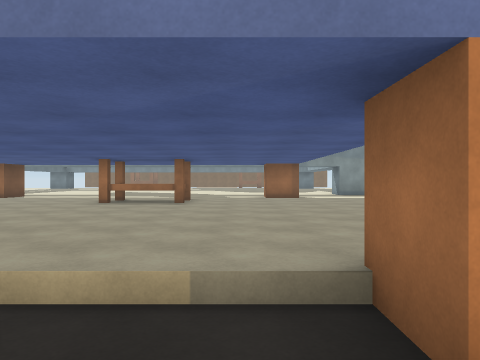
view 1 (above)

24 first-person views from a walk through a scene from a Unity 3-D project. The camera is 1.5 m above the floor, looks level and sees 70° across. The floor is counted in squares, 2 m on a side. Each view is taken from the middle of a square. On the plan, view 1 faces up. The plan holds only what a view shows up to about 11 squares ahead; the rest is blank. The place goes on beyond the plan. The player character is not drawn.

view 2
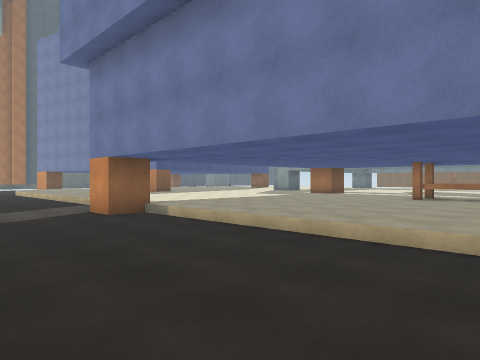

view 3
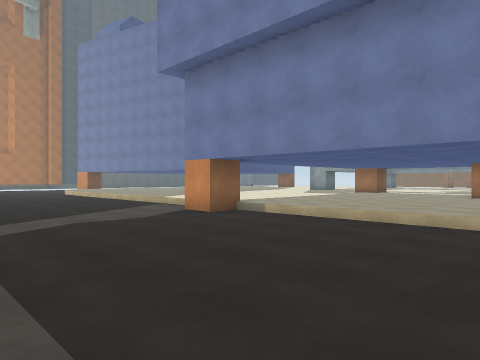

view 4
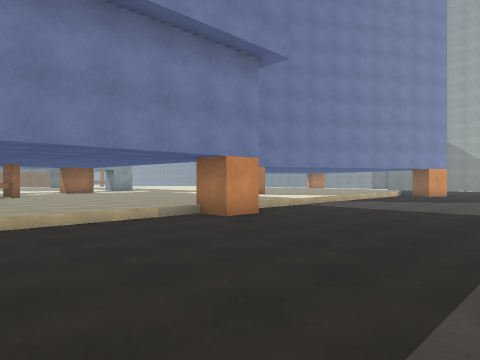

view 5
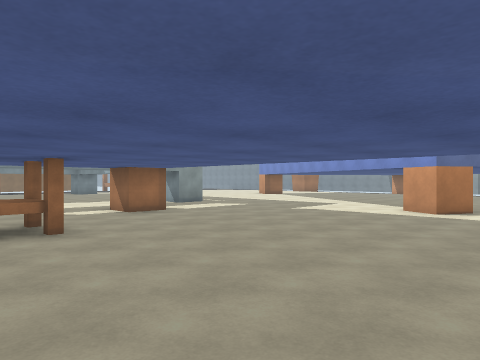

view 6
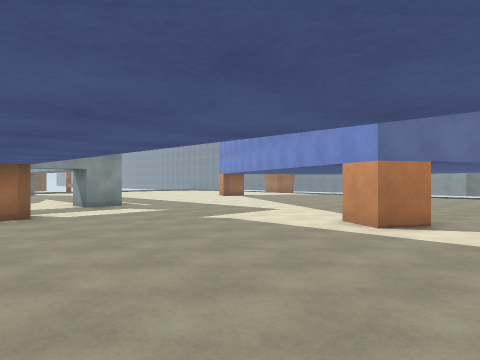

view 7
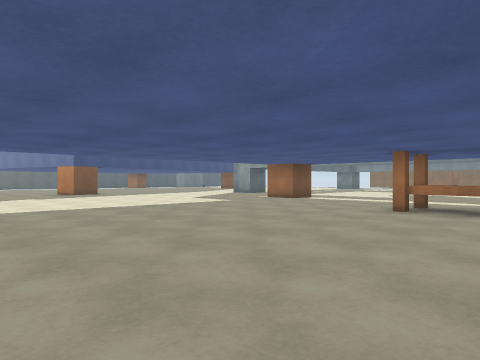

view 8
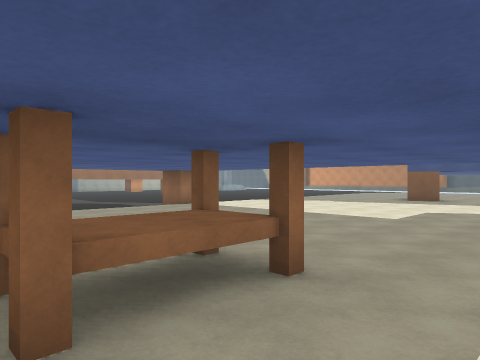

view 9
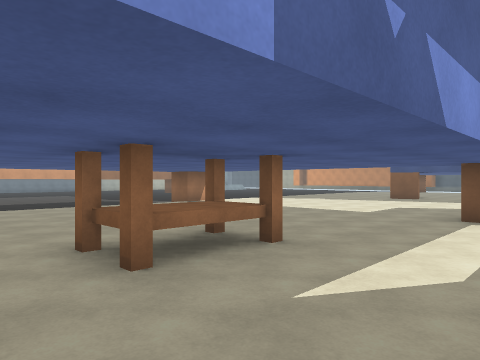

view 10
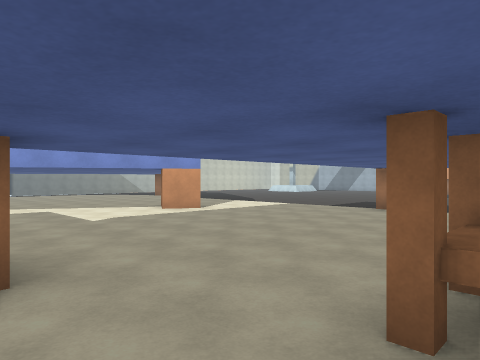

view 11
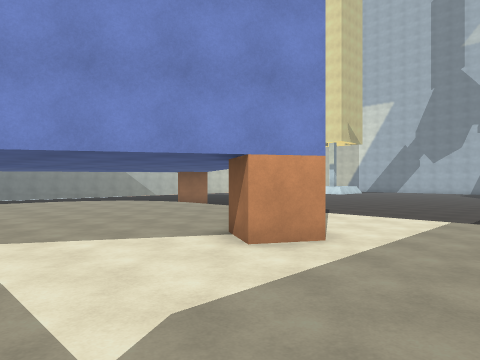

view 12
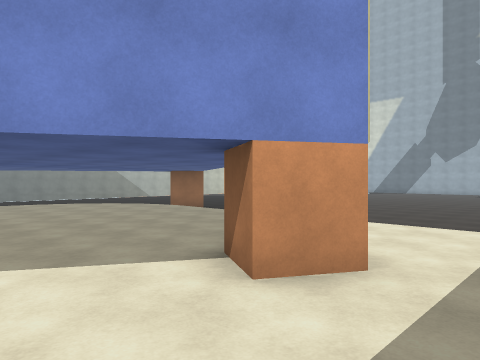

view 13
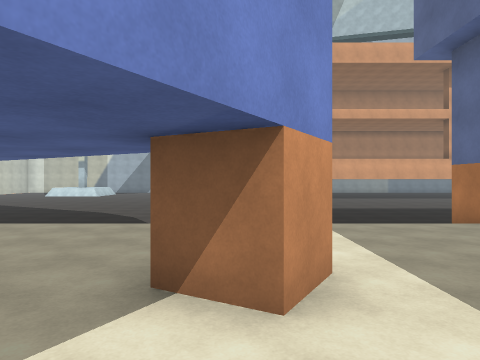

view 14
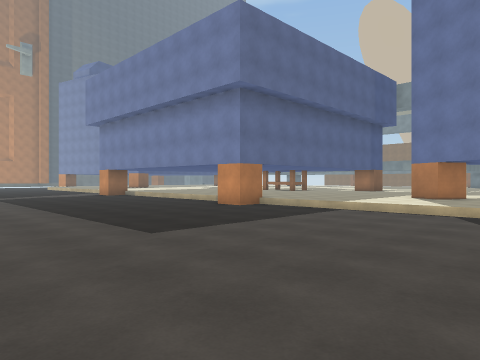

view 15
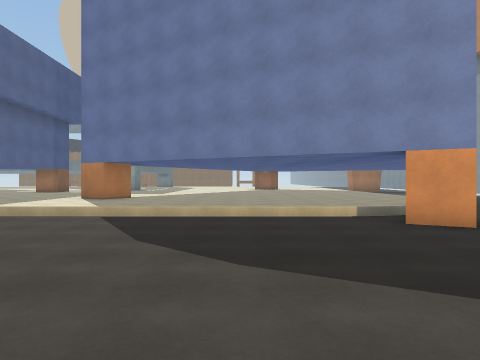

view 16
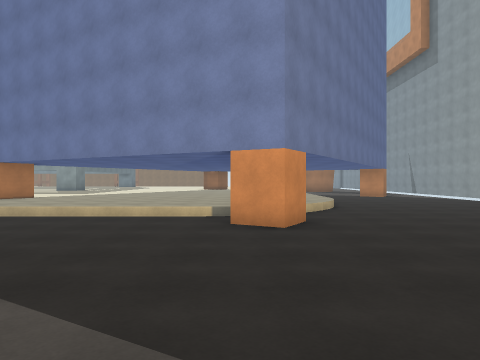

view 17
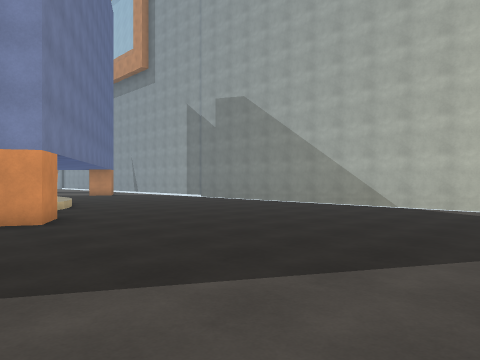

view 18
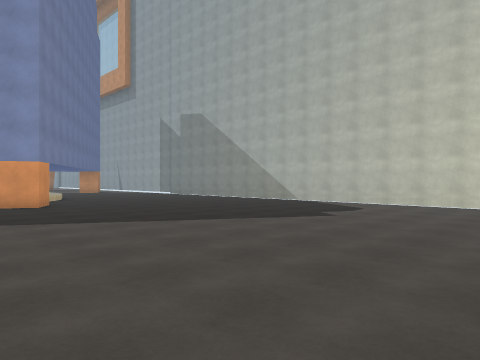

view 19
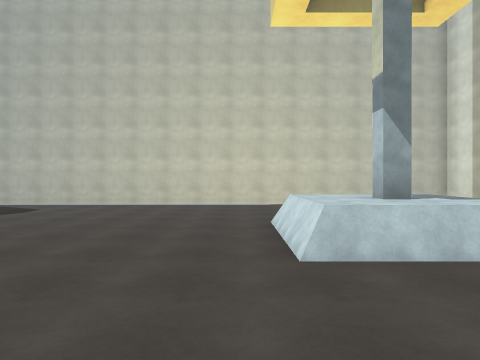

view 20
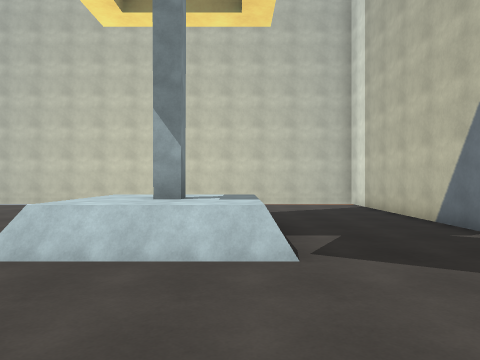

view 21
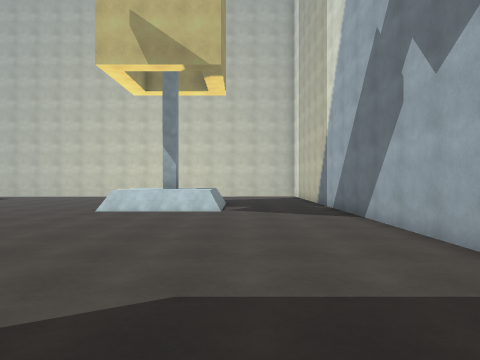

view 22
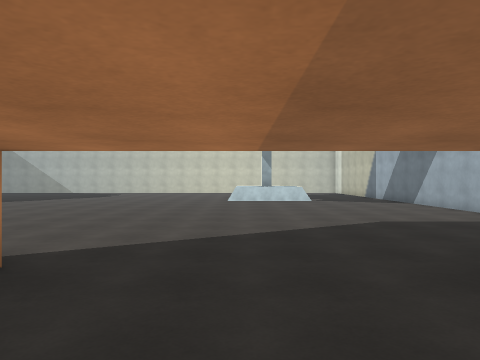

view 23
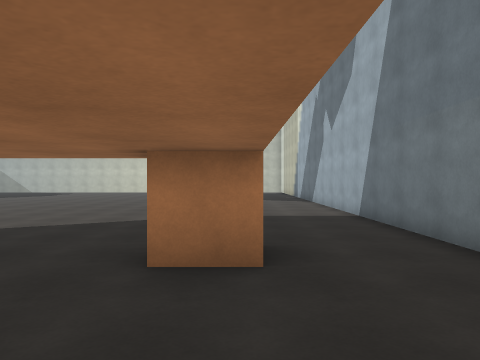

view 24
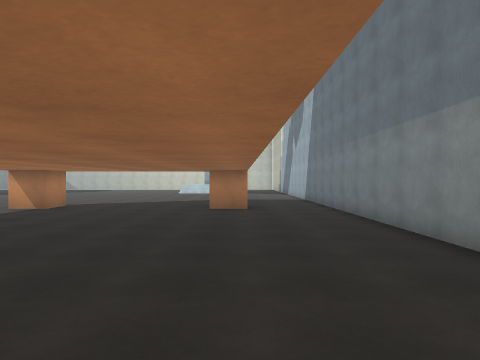

### Floor plan
Key: @ floor where view 1 was taken; # wall or solid block; . main floor; : floor 0.5 m higher than the main floor; / step, stairs or slope; ^ raised ledge; B bookshelf.
Columns run from 13 left of view 1 to 22 right of it. Each row starts with its distance up from view 1.
 12       ::::::::::::::
 11      #::::::::#::::::
 10   ::::::::::::::::::::
  9 ::::::::::BB:::::::::::
  8 ::::::::::BB:::::::::::::
  7  ::::::::::::::::::::::::::::
  6 :::::::::::::::::::#:::::::::/....
  5 :::::::::::::::::::#:::::::::/....
  4 ::::::::::::::::::::::::::::/....
  3     ::::::::::::::::::::::::/....
  2   ///#////////#////////////......
  1  .........................##......
  0  ............@.....................#
 -1 ...................................#
 -2 ...................................#
 -3     ...............................#
 -4          ..........................#
 -5               ........ . ..........#
 -6                    .. .............#
 -7                       .............#
 -8                     ...............#
 -9                 .# ................#
-10                ..##................#
-11              ......................#
-12             ................^^^....#
-13           ..................^^^    #
-14          ...................^^^    #
-15         .........#.................#
-16          ..........................#
-17           .........................#
-18             ########################

Positions as (right, up) in squares from view 1, and headings:
1: (0, 0), facing up
2: (0, -2), facing up-left
3: (-1, -4), facing up-left
4: (-4, -4), facing up-right
5: (-3, 3), facing up-right
6: (0, 3), facing up-right
7: (-1, 2), facing up-left
8: (-1, 11), facing down-left
9: (0, 12), facing down-left
10: (-2, 11), facing down-right
11: (3, 9), facing down-right
12: (4, 8), facing down-right
13: (6, 8), facing down
14: (9, -6), facing up-left
15: (10, -5), facing up
16: (13, -5), facing up
17: (12, -6), facing up-right
18: (11, -10), facing up-right
19: (11, -11), facing right
20: (11, -14), facing right
21: (6, -15), facing right
22: (2, -12), facing right
23: (1, -15), facing right
24: (-5, -15), facing right
